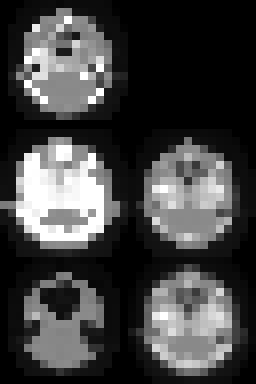

Generate this figure with Python:
#!/usr/bin/env python

# Test vtkImageShrink3D with minimum, maximum, mean, median, and no-op modes.

# Factory overrides
import vtkmodules.vtkInteractionStyle  # noqa: F401
import vtkmodules.vtkRenderingFreeType  # noqa: F401
import vtkmodules.vtkRenderingOpenGL2  # noqa: F401

import os

from vtkmodules.vtkIOImage import vtkImageReader
from vtkmodules.vtkImagingCore import (
    vtkImageMagnify,
    vtkImageShrink3D,
)
from vtkmodules.vtkRenderingCore import (
    vtkActor2D,
    vtkImageMapper,
    vtkRenderWindow,
    vtkRenderWindowInteractor,
    vtkRenderer,
)

# Image pipeline
reader = vtkImageReader()
reader.SetDataExtent(0, 63, 0, 63, 1, 93)
data_dir = os.environ.get("VPE_DATA_DIR", os.path.dirname(os.path.abspath(__file__)))

reader.SetFilePrefix(os.path.join(data_dir, "headsq", "quarter"))
reader.SetDataByteOrderToLittleEndian()
reader.SetDataMask(0x7fff)

# Minimum
shrink_filter_0 = vtkImageShrink3D()
shrink_filter_0.SetMean(0)
shrink_filter_0.MinimumOn()
shrink_filter_0.SetShrinkFactors(4, 4, 4)
shrink_filter_0.SetInputConnection(reader.GetOutputPort())

magnify_0 = vtkImageMagnify()
magnify_0.SetMagnificationFactors(8, 8, 8)
magnify_0.InterpolateOff()
magnify_0.SetInputConnection(shrink_filter_0.GetOutputPort())

mapper_0 = vtkImageMapper()
mapper_0.SetInputConnection(magnify_0.GetOutputPort())
mapper_0.SetColorWindow(2000)
mapper_0.SetColorLevel(1000)
mapper_0.SetZSlice(45)

actor_0 = vtkActor2D()
actor_0.SetMapper(mapper_0)

renderer_0 = vtkRenderer()
renderer_0.AddViewProp(actor_0)
renderer_0.SetViewport(0, 0, .5, .33)

# Maximum
shrink_filter_1 = vtkImageShrink3D()
shrink_filter_1.SetMean(0)
shrink_filter_1.MaximumOn()
shrink_filter_1.SetShrinkFactors(4, 4, 4)
shrink_filter_1.SetInputConnection(reader.GetOutputPort())

magnify_1 = vtkImageMagnify()
magnify_1.SetMagnificationFactors(8, 8, 8)
magnify_1.InterpolateOff()
magnify_1.SetInputConnection(shrink_filter_1.GetOutputPort())

mapper_1 = vtkImageMapper()
mapper_1.SetInputConnection(magnify_1.GetOutputPort())
mapper_1.SetColorWindow(2000)
mapper_1.SetColorLevel(1000)
mapper_1.SetZSlice(45)

actor_1 = vtkActor2D()
actor_1.SetMapper(mapper_1)

renderer_1 = vtkRenderer()
renderer_1.AddViewProp(actor_1)
renderer_1.SetViewport(0, .33, .5, .667)

# Mean
shrink_filter_2 = vtkImageShrink3D()
shrink_filter_2.SetMean(0)
shrink_filter_2.MeanOn()
shrink_filter_2.SetShrinkFactors(4, 4, 4)
shrink_filter_2.SetInputConnection(reader.GetOutputPort())

magnify_2 = vtkImageMagnify()
magnify_2.SetMagnificationFactors(8, 8, 8)
magnify_2.InterpolateOff()
magnify_2.SetInputConnection(shrink_filter_2.GetOutputPort())

mapper_2 = vtkImageMapper()
mapper_2.SetInputConnection(magnify_2.GetOutputPort())
mapper_2.SetColorWindow(2000)
mapper_2.SetColorLevel(1000)
mapper_2.SetZSlice(45)

actor_2 = vtkActor2D()
actor_2.SetMapper(mapper_2)

renderer_2 = vtkRenderer()
renderer_2.AddViewProp(actor_2)
renderer_2.SetViewport(.5, 0, 1, .33)

# Median
shrink_filter_3 = vtkImageShrink3D()
shrink_filter_3.SetMean(0)
shrink_filter_3.MedianOn()
shrink_filter_3.SetShrinkFactors(4, 4, 4)
shrink_filter_3.SetInputConnection(reader.GetOutputPort())

magnify_3 = vtkImageMagnify()
magnify_3.SetMagnificationFactors(8, 8, 8)
magnify_3.InterpolateOff()
magnify_3.SetInputConnection(shrink_filter_3.GetOutputPort())

mapper_3 = vtkImageMapper()
mapper_3.SetInputConnection(magnify_3.GetOutputPort())
mapper_3.SetColorWindow(2000)
mapper_3.SetColorLevel(1000)
mapper_3.SetZSlice(45)

actor_3 = vtkActor2D()
actor_3.SetMapper(mapper_3)

renderer_3 = vtkRenderer()
renderer_3.AddViewProp(actor_3)
renderer_3.SetViewport(.5, .33, 1, .667)

# NoOp
shrink_filter_4 = vtkImageShrink3D()
shrink_filter_4.SetMean(0)
shrink_filter_4.SetShrinkFactors(4, 4, 4)
shrink_filter_4.SetInputConnection(reader.GetOutputPort())

magnify_4 = vtkImageMagnify()
magnify_4.SetMagnificationFactors(8, 8, 8)
magnify_4.InterpolateOff()
magnify_4.SetInputConnection(shrink_filter_4.GetOutputPort())

mapper_4 = vtkImageMapper()
mapper_4.SetInputConnection(magnify_4.GetOutputPort())
mapper_4.SetColorWindow(2000)
mapper_4.SetColorLevel(1000)
mapper_4.SetZSlice(45)

actor_4 = vtkActor2D()
actor_4.SetMapper(mapper_4)

renderer_4 = vtkRenderer()
renderer_4.AddViewProp(actor_4)
renderer_4.SetViewport(0, .667, 1, 1)

# Window
render_window = vtkRenderWindow()
render_window.AddRenderer(renderer_0)
render_window.AddRenderer(renderer_1)
render_window.AddRenderer(renderer_2)
render_window.AddRenderer(renderer_3)
render_window.AddRenderer(renderer_4)
render_window.SetSize(256, 384)
render_window.SetWindowName("all shrinks")

# Interactor
interactor = vtkRenderWindowInteractor()
interactor.SetRenderWindow(render_window)

interactor.Initialize()
interactor.Start()
